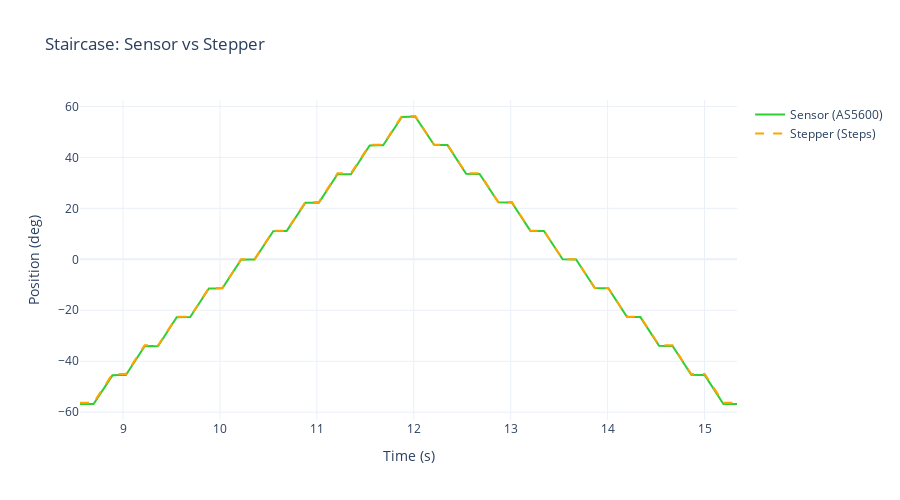

Notebook code cell kept with this figure:
### Markdown cell above
## Sensor vs Stepper Comparison

### Code cell
# Compare sensor vs stepper (ignore target in open-loop)
fig1 = go.Figure()

fig1.add_trace(go.Scatter(
    x=df['time_s'], y=df['sensor_deg'],
    name='Sensor (AS5600)', mode='lines',
    line=dict(color='rgb(50, 205, 50)', width=2)
))

fig1.add_trace(go.Scatter(
    x=df['time_s'], y=df['stepper_deg'],
    name='Stepper (Steps)', mode='lines',
    line=dict(color='rgb(255, 165, 0)', width=2, dash='dash')
))

fig1.update_layout(
    title='Staircase: Sensor vs Stepper',
    xaxis_title='Time (s)',
    yaxis_title='Position (deg)',
    height=500,
    hovermode='x unified',
    template='plotly_white'
)

fig1.show()

### Figure 1 — Plotly figure (JSON) as saved in the notebook; plotly's stock layout.template omitted (floating-point values rounded to 4 significant figures; data arrays with more than 128 entries replaced by an {"elided": "..."} marker saying what was removed)
{"data": [{"line": {"color": "rgb(50, 205, 50)", "width": 2}, "mode": "lines", "name": "Sensor (AS5600)", "type": "scatter", "x": {"elided": "168 float values"}, "y": {"elided": "168 float values"}}, {"line": {"color": "rgb(255, 165, 0)", "dash": "dash", "width": 2}, "mode": "lines", "name": "Stepper (Steps)", "type": "scatter", "x": {"elided": "168 float values"}, "y": {"elided": "168 float values"}}], "layout": {"height": 500, "hovermode": "x unified", "title": {"text": "Staircase: Sensor vs Stepper"}, "xaxis": {"title": {"text": "Time (s)"}}, "yaxis": {"title": {"text": "Position (deg)"}}}}
